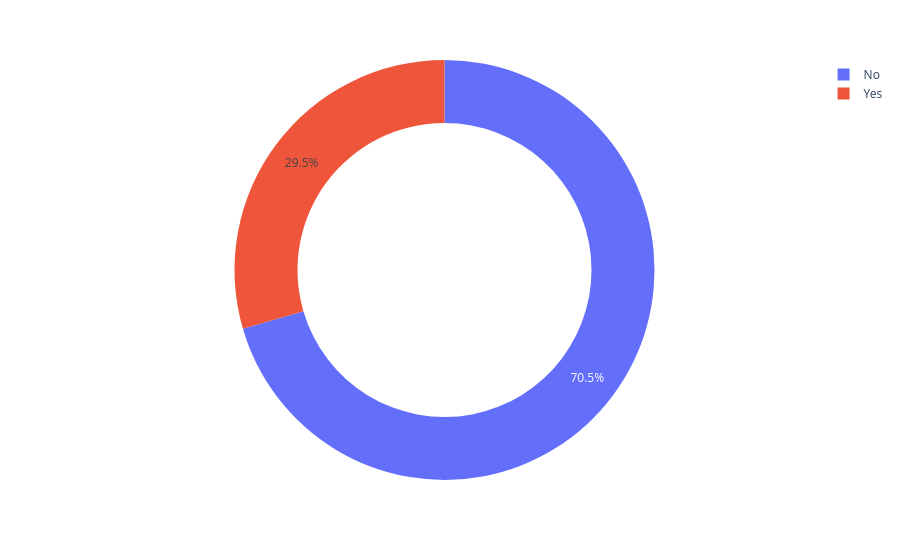

Notebook code cell kept with this figure:
### Code cell
coastal_population = px.pie(top_population_cities, values='population_millions', names='is_coastal', hole=0.7)
coastal_population.show()

### Figure 1 — Plotly figure (JSON) as saved in the notebook; plotly's stock layout.template omitted (floating-point values rounded to 4 significant figures)
{"data": [{"domain": {"x": [0, 1], "y": [0, 1]}, "hole": 0.7, "hovertemplate": "is_coastal=%{label}<br>population_millions=%{value}<extra></extra>", "labels": ["No", "No", "No", "No", "No", "Yes", "No", "No", "No", "No", "No", "Yes", "No", "Yes", "Yes", "Yes", "No", "No", "No", "Yes"], "legendgroup": "", "name": "", "showlegend": true, "type": "pie", "values": [14.98, 14.95, 14.91, 14.88, 14.88, 14.8, 14.7, 14.63, 14.56, 14.52, 14.38, 14.33, 14.29, 14.24, 14.06, 14.0, 13.97, 13.94, 13.85, 13.77]}], "layout": {"legend": {"tracegroupgap": 0}, "margin": {"t": 60}}}
